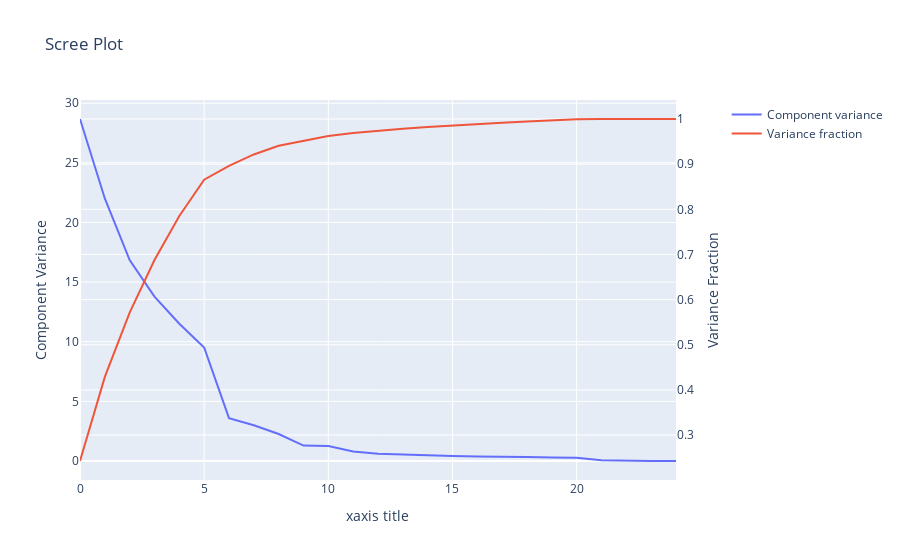

Notebook code cell kept with this figure:
### Markdown cell above
Both datasets `df_pca_data` and `df_umap_data` have transformed coordinates we can use to plot the data using just two coordinates. We'll illustrate this below.

---

### PCA

When performing PCA, we need to decide how many principal components ("special directions") in the data to retain. We do this by looking at a plot of the singular values, which describe how much variance is captured along each of the principal directions. This kind of plot is sometimes called a [scree plot](https://en.wikipedia.org/wiki/Scree_plot).

### Code cell
# Create figure with secondary y-axis
fig = make_subplots(specs=[[{"secondary_y": True}]])
# Add traces
fig.add_trace(
    go.Scatter(
        x=df_pca_weights.index, 
        y=df_pca_weights.lam, 
        name="Component variance",
    ),
    secondary_y=False,
)
fig.add_trace(
    go.Scatter(
        x=df_pca_weights.index,
        y=gr.cumsum(df_pca_weights.lam) / gr.colsum(df_pca_weights.lam),
        name="Variance fraction",
    ),
    secondary_y=True,
)
# Add figure title
fig.update_layout(
    title_text="Scree Plot",
)
# Set x-axis title
fig.update_xaxes(title_text="xaxis title")
# Set y-axes titles
fig.update_yaxes(title_text="Component Variance", secondary_y=False)
fig.update_yaxes(title_text="Variance Fraction", secondary_y=True)
fig.show()

### Figure 1 — Plotly figure (JSON) as saved in the notebook; plotly's stock layout.template omitted (floating-point values rounded to 4 significant figures)
{"data": [{"name": "Component variance", "type": "scatter", "x": [0, 1, 2, 3, 4, 5, 6, 7, 8, 9, 10, 11, 12, 13, 14, 15, 16, 17, 18, 19, 20, 21, 22, 23, 24], "xaxis": "x", "y": [28.67, 22.01, 16.84, 13.78, 11.51, 9.52, 3.598, 3.003, 2.26, 1.296, 1.25, 0.7952, 0.6086, 0.5368, 0.4323, 0.415, 0.3806, 0.3286, 0.3252, 0.2986, 0.2761, 0.06071, 0.01144, 0.002755, 0.000207], "yaxis": "y"}, {"name": "Variance fraction", "type": "scatter", "x": [0, 1, 2, 3, 4, 5, 6, 7, 8, 9, 10, 11, 12, 13, 14, 15, 16, 17, 18, 19, 20, 21, 22, 23, 24], "xaxis": "x", "y": [0.2426, 0.4288, 0.5712, 0.6878, 0.7851, 0.8657, 0.8961, 0.9215, 0.9406, 0.9516, 0.9622, 0.9689, 0.974, 0.9786, 0.9822, 0.9858, 0.989, 0.9918, 0.9945, 0.997, 0.9994, 0.9999, 1.0, 1.0, 1.0], "yaxis": "y2"}], "layout": {"title": {"text": "Scree Plot"}, "xaxis": {"anchor": "y", "domain": [0, 0.94], "title": {"text": "xaxis title"}}, "yaxis": {"anchor": "x", "domain": [0, 1], "title": {"text": "Component Variance"}}, "yaxis2": {"anchor": "x", "overlaying": "y", "side": "right", "title": {"text": "Variance Fraction"}}}}
